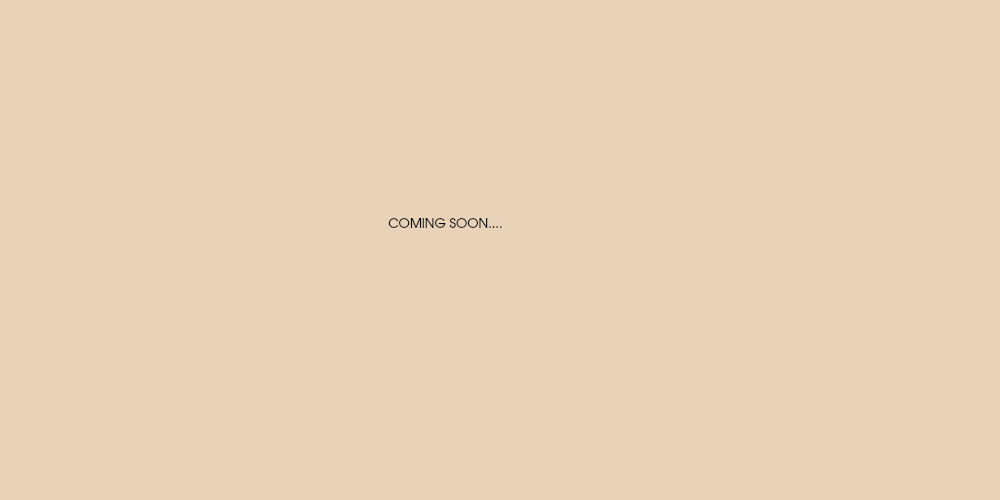
<?xml version="1.0" encoding="UTF-8"?>
<ui version="4.0">
 <class>Default</class>
 <widget class="QWidget" name="Default">
  <property name="geometry">
   <rect>
    <x>0</x>
    <y>0</y>
    <width>1000</width>
    <height>500</height>
   </rect>
  </property>
  <property name="windowTitle">
   <string>Form</string>
  </property>
  <property name="styleSheet">
   <string notr="true">background-color: rgb(232, 210, 184);
font: 10pt &quot;URW Gothic L&quot;;</string>
  </property>
  <widget class="QLabel" name="label">
   <property name="geometry">
    <rect>
     <x>280</x>
     <y>199</y>
     <width>331</width>
     <height>51</height>
    </rect>
   </property>
   <property name="font">
    <font>
     <family>URW Gothic L</family>
     <pointsize>10</pointsize>
     <italic>false</italic>
    </font>
   </property>
   <property name="text">
    <string>COMING SOON....</string>
   </property>
   <property name="alignment">
    <set>Qt::AlignCenter</set>
   </property>
  </widget>
 </widget>
 <resources/>
 <connections/>
</ui>
